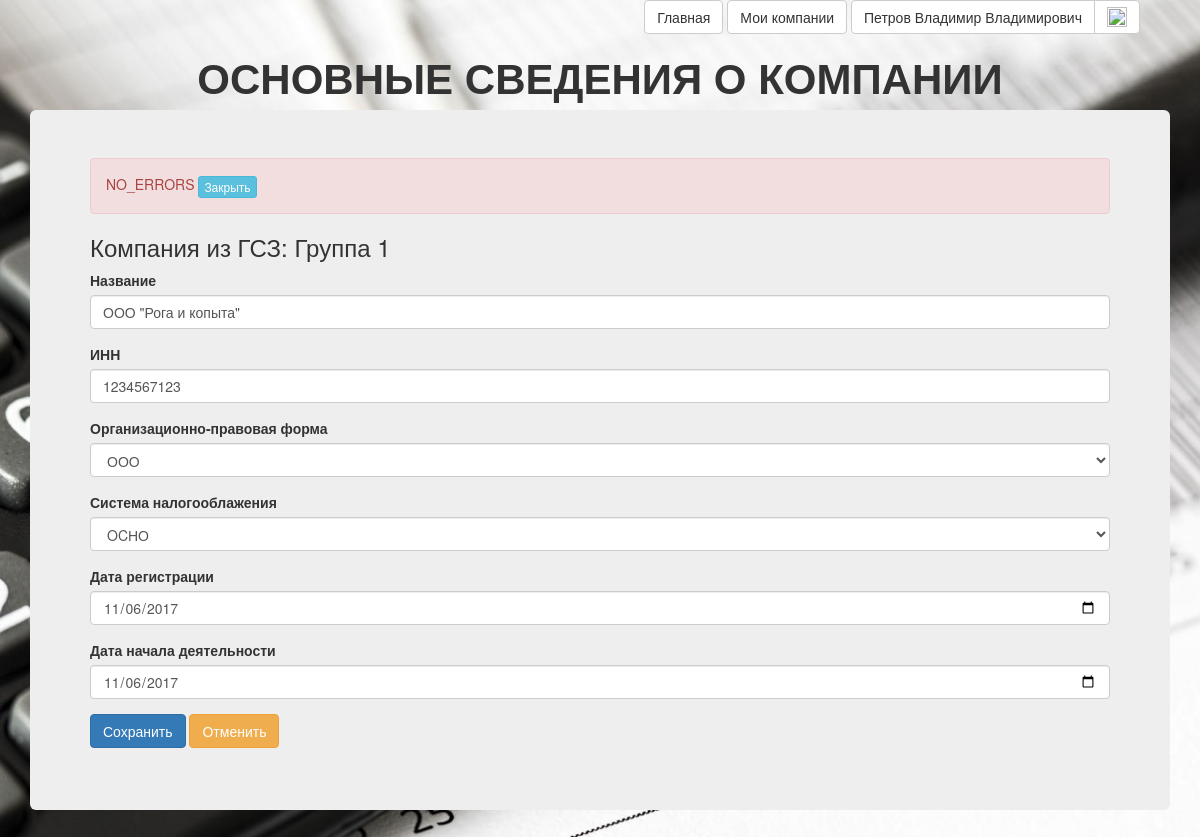
Page /cred_limit/company_edit.php?Company_Id=1 (signed in) on the committed database.
### tables this page shows
CREATE TABLE `users` (
  `id` bigint(20) UNSIGNED NOT NULL,
  `email` char(64) NOT NULL,
  `nickname` char(64) NOT NULL,
  `password` char(225) NOT NULL,
  `fullname` char(100) DEFAULT NULL,
  `newsletter` tinyint(1) DEFAULT NULL,
  `status_active` tinyint(1) NOT NULL
);

CREATE TABLE `company` (
  `Id` int(10) UNSIGNED NOT NULL,
  `INN` bigint(20) UNSIGNED NOT NULL,
  `GSZ_Id` tinyint(2) UNSIGNED NOT NULL,
  `User_Id` bigint(20) UNSIGNED NOT NULL,
  `Name` char(150) NOT NULL,
  `OPF_Id` tinyint(2) UNSIGNED NOT NULL,
  `SNO_Id` tinyint(2) UNSIGNED NOT NULL,
  `Date_Registr` date DEFAULT NULL,
  `Date_Begin_Work` date DEFAULT NULL
);

CREATE TABLE `GSZ` (
  `Id` tinyint(2) UNSIGNED NOT NULL,
  `User_Id` bigint(20) UNSIGNED NOT NULL,
  `Brief_Name` char(30) DEFAULT NULL,
  `Full_Name` char(150) DEFAULT NULL
);

CREATE TABLE `OPF` (
  `Id` tinyint(2) UNSIGNED NOT NULL,
  `Brief_Name` varchar(10) NOT NULL,
  `Full_Name` varchar(100) NOT NULL,
  `INN_Length` tinyint(2) UNSIGNED NOT NULL,
  `Is_Corporation` tinyint(1) NOT NULL DEFAULT '1' COMMENT 'Признак того, что компания является организацией (не ИП). У ИП=0, у других = 1.'
);

CREATE TABLE `SNO` (
  `Id` tinyint(2) UNSIGNED NOT NULL,
  `Brief_Name` varchar(10) NOT NULL,
  `Full_Name` varchar(100) NOT NULL,
  `Cred_Limit_Affect` tinyint(1) NOT NULL DEFAULT '1'
);

### registration/lib/common.php (called while the page is built, shortened)
<?php
function get_current_user_id()
{
	return $_SESSION['user_id'];
}
function db_user_find_by_id($dbh, $id)
{
	$query = 'SELECT * FROM users WHERE id=?';
	$stmt = mysqli_prepare($dbh, $query);
	mysqli_stmt_bind_param($stmt, 's', $id);
	if (mysqli_stmt_execute($stmt) === false)
		db_handle_error($dbh);
	$qr = mysqli_stmt_get_result($stmt);
	$result = mysqli_fetch_assoc($qr);
	return $result;
}

### cred_limit/script/cred_limit_scripts.php (called while the page is built, shortened)
<?php
require_once($_SERVER['DOCUMENT_ROOT'].'/script/app_config.php');
class Company_Item
{
	function __construct($Company_Id)
	{
		$query = "SELECT `A`.`Name` AS `Name`, `A`.`INN` AS `INN`, `A`.`GSZ_Id` AS `GSZ_Id`, `A`.`OPF_Id` AS `OPF_Id`, `A`.`SNO_Id` AS `SNO_Id`, `B`.`Brief_Name` AS `OPF`, ";
		$query .= " `C`.`Brief_Name` AS `SNO`, `D`.`Brief_Name` AS  `GSZ_Name`, `A`.`Date_Registr`, `A`.`Date_Begin_Work`, `B`.`Is_Corporation` ";
		$query .= "FROM `Company` `A`, `OPF` `B`, `SNO` `C` , `GSZ` `D` ";
		$query .= "WHERE `A`.`Id`={$Company_Id} AND (`A`.`OPF_Id`=`B`.`Id`) AND (`A`.`SNO_Id`=`C`.`Id`) AND (`A`.`GSZ_Id`=`D`.`Id`)";
		$row = getRow($query);
		$this->Name = htmlspecialchars($row['Name']);
		$this->INN = $row['INN'];
		$this->GSZ_Name = htmlspecialchars($row['GSZ_Name']);
		$this->OPF = $row['OPF'];
		$this->SNO = $row['SNO'];
		$this->Date_Registr = (is_null($row['Date_Registr']) ? "" : $row['Date_Registr']);
		$this->Date_Begin_Work = (is_null($row['Date_Begin_Work']) ? "" : $row['Date_Begin_Work']);
	}
}
function get_error_message()
{
	if (isset($_GET['error']))
		return (ERROR_MESSAGE_PREFIX . '<strong>'.htmlspecialchars(urldecode($_GET['error'])).'.</strong>');
	else
		return NO_ERRORS_MESSAGE;
}
function get_OPF_names()
{
	$array_OPF_names = [];
	$query = 'SELECT `Brief_Name`, `INN_Length` FROM `OPF`';
	$result_array = getTable($query);
	foreach ($result_array as $row)
	{
		$array_OPF_names[$row['Brief_Name']]=$row['INN_Length'];
	}
	return $array_OPF_names;
}
function get_SNO_names()
{
	$array_SNO_names = [];
	$query = 'SELECT `Brief_Name`, `Cred_Limit_Affect` FROM `SNO`';
	$result_array = getTable($query);
	foreach ($result_array as $row)
	{
		$array_SNO_names[$row['Brief_Name']]=$row['Cred_Limit_Affect'];
	}
	return $array_SNO_names;
}

### script/finansist_scripts.php (called while the page is built, shortened)
<?php
require_once $_SERVER['DOCUMENT_ROOT'].'/registration/lib/common.php';
function xss($data)
{
    if (is_array($data))
    {
        $escaped = array();
        foreach ($data as $key => $value)
        {
            $escaped[$key] = xss($value);
        }
        return $escaped;
    }
    return trim(htmlspecialchars($data));
}
function getRow($query)
{
    global $mysqli;
    $result_set = $mysqli->query($query);
    $row = $result_set->fetch_assoc();
    return $row;
}
function getTable($query)
{
    global $mysqli;
    $result_set = $mysqli->query($query);
    $result = array();
    while (($row = $result_set->fetch_assoc()) !=false)
    {
        $result[]=$row;
    }
    return $result;
}
?>

### script/app_config.php (called while the page is built, shortened)
<?php
require_once 'finansist_scripts.php';
$get = xss($_GET);

### cred_limit/company_edit.php (the view, shortened to what this page needs)
<?php
	require_once('script/cred_limit_scripts.php');
	include_once ($_SERVER['DOCUMENT_ROOT'].'\registration\header_login.php');
	$company = new Company_item($get["Company_Id"]);
	$error_message = get_error_message();
?>
<!DOCTYPE html>
<html>
<head>
	<link href="/css/bootstrap.min.css" rel="stylesheet"/>
	<link href="/css/style.css" rel="stylesheet"/>
	<link rel="stylesheet" href="/css/alertify.css">
	<link rel="stylesheet" href="/css/themes/bootstrap.css">
</head>
<body>
	<div class="container">
		<header>
			<h2 class="text-center">Основные сведения о компании</h2>
		</header>
		<div class="jumbotron">
			<div id="error_message_div" class="alert alert-danger" role="alert">
				<span id="error_message"><?=$error_message?></span>
				<button id="btnError_message" type="button" class="btn btn-info btn-xs">Закрыть</button>
			</div>
			<h3>Компания из ГСЗ: <?=$company->GSZ_Name?></h3>
			<form name="edit_form" id="edit_form" class="validated_company_form"  action="<?=HTML_PATH_COMPANY_SAVE_ITEM?>?action=update" method="POST">
				<div class="form-group">
					<label for="Company_Name">Название</label>
					<input type="text" class="form-control" name="Company_Name" id="Company_Name"  maxlength="<?=MAX_LENGTH_COMPANY_NAME?>" value="<?=$company->Name?>">
				</div>
				<div class="form-group">
					<label for="INN">ИНН</label>
					<input type="text" class="form-control company_input" name="INN" id="INN" maxlength=12 minlength=10 value="<?=$company->INN?>">
				</div>
				<div class="form-group">
				    <label for="OPF">Организационно-правовая форма</label>
				    <select class="form-control company_input" name="OPF" id="OPF">
						<?php
						foreach (get_OPF_names() as $OPF_name => $INN_Length)
							if ($OPF_name==($company->OPF)): ?>
								<option data-INN_Length="<?=$INN_Length?>" selected><?=$OPF_name?></option>
							<?php else: ?>
								<option data-INN_Length="<?=$INN_Length?>"><?=$OPF_name?></option>
							<?php endif; ?>
					</select>
				</div>
				<div class="form-group">
			    	<label for="SNO">Система налогооблажения</label>
			    	<select class="form-control company_input"  name="SNO" id="SNO" >
					<?php
					foreach (get_SNO_names() as $SNO_name => $Cred_Limit_Affect)
						if ($SNO_name==($company->SNO)): ?>
							<option data-Cred_Limit_Affect="<?=$Cred_Limit_Affect?>" selected><?=$SNO_name?></option>
						<?php else: ?>
							<option data-Cred_Limit_Affect="<?=$Cred_Limit_Affect?>"><?=$SNO_name?></option>
						<?php endif; ?>
					</select>
				</div>
				<div class="form-group">
					<label for="Date_Registr">Дата регистрации</label>
					<input type="date" required class="form-control company_input" name="Date_Registr" id="Date_Registr" value="<?=$company->Date_Registr?>" >
				</div>
				<div class="form-group">
					<label for="Date_Begin_Work">Дата начала деятельности</label>
					<input type="date" class="form-control company_input" name="Date_Begin_Work" id="Date_Begin_Work" value="<?=$company->Date_Begin_Work?>" >
				</div>
				<button type="submit" class="btn btn-primary">Сохранить</button>
				<button type="button" class="btn btn-warning" onClick="history.back();">Отменить</button>
			</form>
		</div>
</body>
</html>

### registration/header_login.php (shortened to what this page needs)
<?php
$dbh = db_connect();
$current_user = db_user_find_by_id($dbh, get_current_user_id());
?>
<html>
<div align="right" style="margin-right:5%" class="wrapper">
		<?php if ($current_user): ?>
			<a href="../" class="btn btn-default">Главная</a>
			<a href="../registration\users_company.php" class="btn btn-default">Мои компании</a>
			<div class="btn-group">
			  <a href="../registration/users_setting.php" title="Настройки профиля" class="btn btn-default"><?= $current_user['fullname'] ?></a>
			  <a href="../registration/logout.php" title="Выход" class="btn btn-default"><img width="20" height="20" src="../img/Out.png"></a>
			</div>
		<?php endif; ?>
</div>
</html>

### css/style.css (style rules this page uses)
body { background-image: url(../img/bg.jpg); height: 100%; background-repeat: no-repeat; background-size: cover; }
h2 { font-size: 42px; font-style: normal; font-weight: 700; text-transform: uppercase; }
.jumbotron { text-align: left; }

### rows in the picture
users: fullname "Петров Владимир Владимирович"
company: GSZ_Id.Brief_Name "Группа 1", Company_Name "ООО \"Рога и копыта\"", INN "1234567123", Date_Registr "11/06/2017", Date_Begin_Work "11/06/2017"
opf: OPF "ООО"
sno: SNO "OCНО"

### other values in the picture
$error_message "NO_ERRORS"
